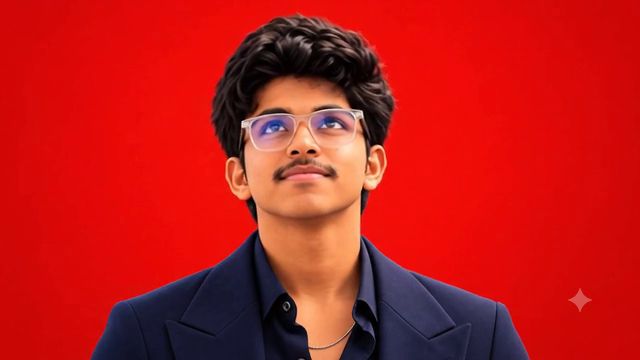
#> input picture frame 19 of public/character.mp4, 640 x 360 px
$ python preprocess_video.py
#> lines starting #> are read from the running program, lines starting #| are printed output that depends on the picture
import cv2
import os
import json
import math
import numpy as np
from PIL import Image

def preprocess():
    video_path = "public/character.mp4"
    output_dir = "public/compressed-frames"
    os.makedirs(output_dir, exist_ok=True)

    cap = cv2.VideoCapture(video_path)
    if not cap.isOpened():
        raise RuntimeError(f"Cannot open video at {video_path}")

    fps = cap.get(cv2.CAP_PROP_FPS)
    total_frames = int(cap.get(cv2.CAP_PROP_FRAME_COUNT))
    width = int(cap.get(cv2.CAP_PROP_FRAME_WIDTH))
    height = int(cap.get(cv2.CAP_PROP_FRAME_HEIGHT))
    duration = total_frames / fps if fps > 0 else 0

    print(f"Source Video: {width}x{height}, {fps} FPS, {total_frames} frames, {duration:.2f}s duration")

    frames = []
    bg_samples = []

    for i in range(total_frames):
        ret, frame = cap.read()
        if not ret:
            break
        frames.append(frame)
        # Sample border pixels (excluding bottom where suit is)
        h, w, _ = frame.shape
        bg_samples.append(frame[2, :])
        bg_samples.append(frame[:, 2])
        bg_samples.append(frame[:, w - 3])
#> this loop made 31 passes
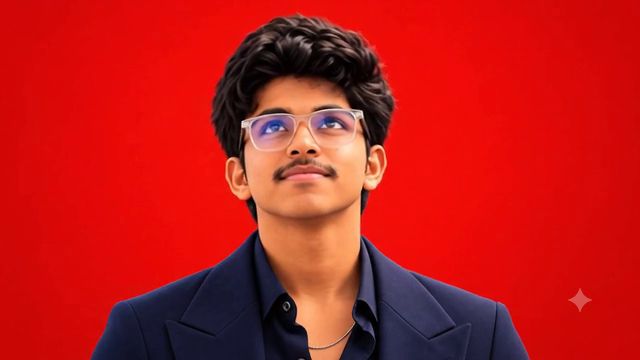
#> input picture frame 19 of public/character.mp4, 640 x 360 px
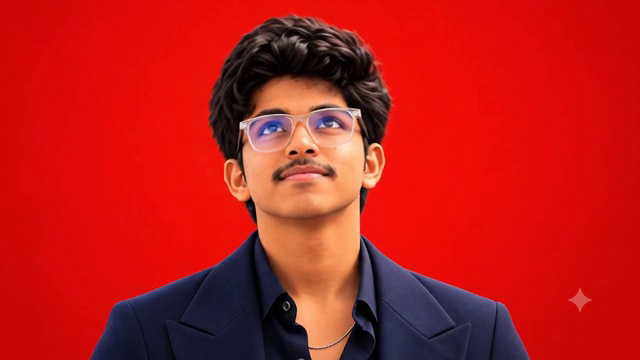
#> input picture frame 20 of public/character.mp4, 640 x 360 px
#> pass 3, in preprocess, `ret, frame = cap.read()`:
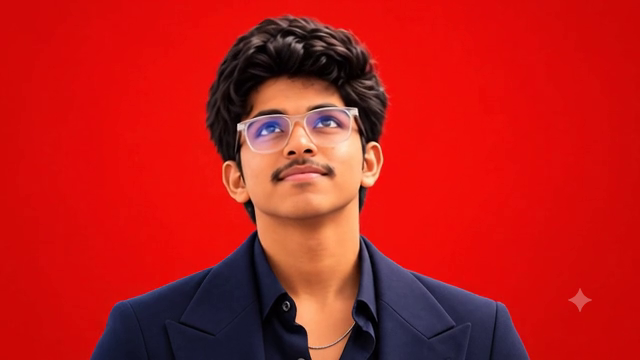
#> frame: shape (360, 640, 3); mean B, G, R 25.9, 28.2, 187.7
#> after the loop, bg_samples = 90 items; frames = 30 items

    cap.release()
    print(f"Read {len(frames)} frames from video.")

    # Calculate background color
    bg_samples = np.concatenate(bg_samples, axis=0) # BGR
    median_bgr = np.median(bg_samples, axis=0).astype(int)
    # Convert BGR to RGB
    bg_rgb = [int(median_bgr[2]), int(median_bgr[1]), int(median_bgr[0])]
    bg_hex = f"#{bg_rgb[0]:02x}{bg_rgb[1]:02x}{bg_rgb[2]:02x}"
    print(f"Calculated Background: RGB={bg_rgb}, Hex={bg_hex}")

    # Extract all frames as optimized WebP
    print("Exporting optimized WebP frames with seamless boundary...")
    frame_files = []
    total_bytes = 0

    target_bg_bgr = np.array([8, 9, 206], dtype=float) # BGR for #ce0908
    blend_w = 8
    w_line = np.linspace(0, 1, blend_w)

    for i, frame in enumerate(frames):
        filename = f"frame-{i:03d}.webp"
        filepath = os.path.join(output_dir, filename)

        f_copy = frame.copy()
        h, w, _ = f_copy.shape

        # Feather left and right edges
        for x in range(blend_w):
            factor = w_line[x]
            f_copy[:, x] = np.clip((1 - factor) * target_bg_bgr + factor * f_copy[:, x], 0, 255).astype(np.uint8)
            f_copy[:, w - 1 - x] = np.clip((1 - factor) * target_bg_bgr + factor * f_copy[:, w - 1 - x], 0, 255).astype(np.uint8)

        # Feather top edge
        for y in range(blend_w):
            factor = w_line[y]
            f_copy[y, :] = np.clip((1 - factor) * target_bg_bgr + factor * f_copy[y, :], 0, 255).astype(np.uint8)

        # Convert BGR to RGB
        rgb_frame = cv2.cvtColor(f_copy, cv2.COLOR_BGR2RGB)
        im = Image.fromarray(rgb_frame)

        # Save as optimized WebP
        im.save(filepath, "WEBP", quality=88, method=6)
        file_size = os.path.getsize(filepath)
        total_bytes += file_size
        frame_files.append(filename)

    # Save copy of center frame (using feathered frame-170)
    center_frame_idx = 170
    center_filename = "frame-center.webp"
    center_filepath = os.path.join(output_dir, center_filename)
    f_center = frames[center_frame_idx].copy()
    h, w, _ = f_center.shape
    for x in range(blend_w):
        factor = w_line[x]
        f_center[:, x] = np.clip((1 - factor) * target_bg_bgr + factor * f_center[:, x], 0, 255).astype(np.uint8)
        f_center[:, w - 1 - x] = np.clip((1 - factor) * target_bg_bgr + factor * f_center[:, w - 1 - x], 0, 255).astype(np.uint8)
    for y in range(blend_w):
        factor = w_line[y]
        f_center[y, :] = np.clip((1 - factor) * target_bg_bgr + factor * f_center[y, :], 0, 255).astype(np.uint8)

    rgb_center = cv2.cvtColor(f_center, cv2.COLOR_BGR2RGB)
    Image.fromarray(rgb_center).save(center_filepath, "WEBP", quality=90, method=6)

    avg_kb = (total_bytes / len(frames)) / 1024
    total_mb = total_bytes / (1024 * 1024)
    print(f"Exported {len(frames)} WebP frames. Total size: {total_mb:.2f} MB (Average: {avg_kb:.1f} KB/frame).")

    # Keypoints for angle interpolation
    # Format: [angle_in_radians, unwrapped_frame_index]
    keypoints = [
        [-math.pi, 136.0],        # Left
        [-3*math.pi/4, 152.0],    # Up-Left
        [-math.pi/2, 168.0],      # Up (164 + 4)
        [-math.pi/4, 194.0],      # Up-Right (164 + 30)
        [0.0, 222.0],             # Right (164 + 58)
        [math.pi/4, 246.0],       # Down-Right (164 + 82)
        [math.pi/2, 266.0],       # Down (164 + 102)
        [3*math.pi/4, 282.0],     # Down-Left (164 + 118)
        [math.pi, 300.0]          # Left (164 + 136)
    ]

    # Precompute a high-precision angle-to-frame table (720 entries, one for every 0.5 deg)
    table_size = 720
    angle_table = []
    for step in range(table_size):
        # Angle from -pi to +pi
        angle = -math.pi + (2.0 * math.pi * step) / table_size
        # Interpolate
        f_idx = 136
        for k in range(len(keypoints) - 1):
            a1, f1 = keypoints[k]
            a2, f2 = keypoints[k+1]
            if a1 <= angle <= a2:
                t = (angle - a1) / (a2 - a1)
                f_idx = int(round(f1 + t * (f2 - f1))) % 164
                break
        angle_table.append(f_idx)

    manifest = {
        "sourceVideo": "public/character.mp4",
        "dimensions": {
            "width": width,
            "height": height
        },
        "fps": fps,
        "totalVideoFrames": total_frames,
        "directionalFramesCount": 164,
        "centerFrameIndex": center_frame_idx,
        "centerFrameFile": center_filename,
        "backgroundColor": {
            "rgb": bg_rgb,
            "hex": bg_hex,
            "css": f"rgb({bg_rgb[0]}, {bg_rgb[1]}, {bg_rgb[2]})"
        },
        "keypoints": [
            {"name": "up", "angleDeg": -90, "angleRad": -math.pi/2, "frame": 4},
            {"name": "up-right", "angleDeg": -45, "angleRad": -math.pi/4, "frame": 30},
            {"name": "right", "angleDeg": 0, "angleRad": 0.0, "frame": 58},
            {"name": "down-right", "angleDeg": 45, "angleRad": math.pi/4, "frame": 82},
            {"name": "down", "angleDeg": 90, "angleRad": math.pi/2, "frame": 102},
            {"name": "down-left", "angleDeg": 135, "angleRad": 3*math.pi/4, "frame": 118},
            {"name": "left", "angleDeg": 180, "angleRad": math.pi, "frame": 136},
            {"name": "up-left", "angleDeg": -135, "angleRad": -3*math.pi/4, "frame": 152},
            {"name": "center", "angleDeg": None, "angleRad": None, "frame": 170}
        ],
        "keypointInterpolation": keypoints,
        "angleTable": angle_table,
        "deadzoneRadiusRatio": 0.12,
        "lerpAmount": 0.25
    }

    manifest_path = os.path.join(output_dir, "manifest.json")
    with open(manifest_path, "w") as f:
        json.dump(manifest, f, indent=2)

    print(f"Manifest written to {manifest_path}")

if __name__ == "__main__":
    preprocess()

$ run again, starting later in the video
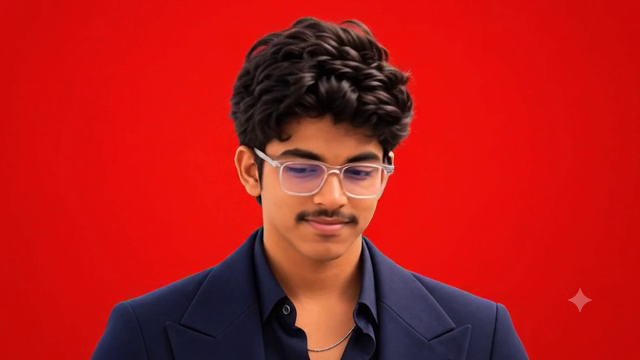
#> input picture frame 86 of public/character.mp4, 640 x 360 px
#> the loop in preprocess, `for i in range(total_frames):` made 31 passes
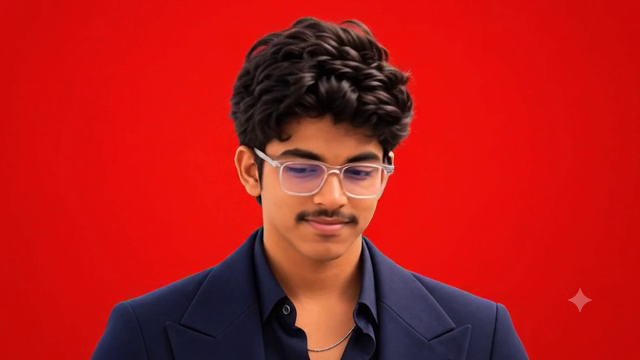
#> input picture frame 86 of public/character.mp4, 640 x 360 px
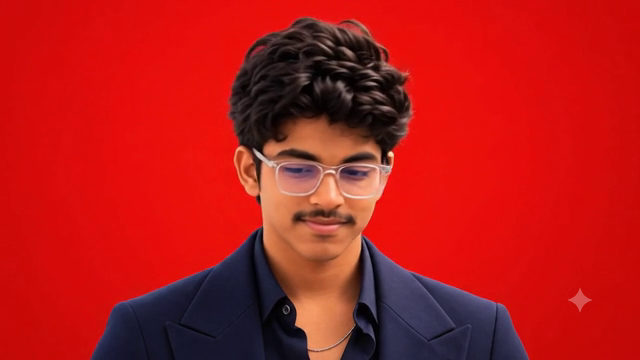
#> input picture frame 87 of public/character.mp4, 640 x 360 px
#> pass 3, in preprocess, `ret, frame = cap.read()`:
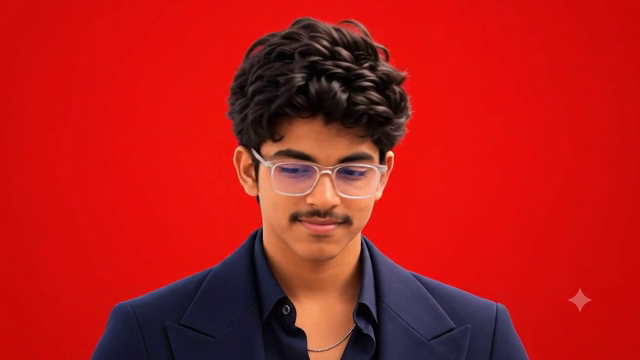
#> frame: shape (360, 640, 3); mean B, G, R 24.8, 26.5, 180.5
#> after the loop in preprocess, `for i in range(total_frames):`: bg_samples = 90 items; frames = 30 items

$ run again, starting later in the video
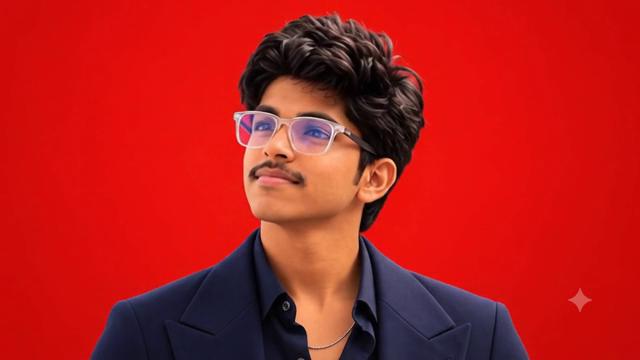
#> input picture frame 153 of public/character.mp4, 640 x 360 px
#> the loop in preprocess, `for i in range(total_frames):` made 31 passes
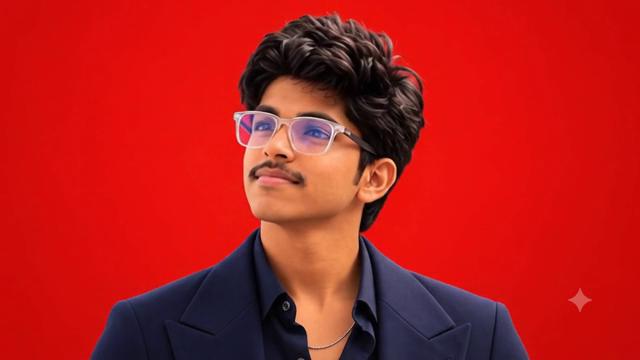
#> input picture frame 153 of public/character.mp4, 640 x 360 px
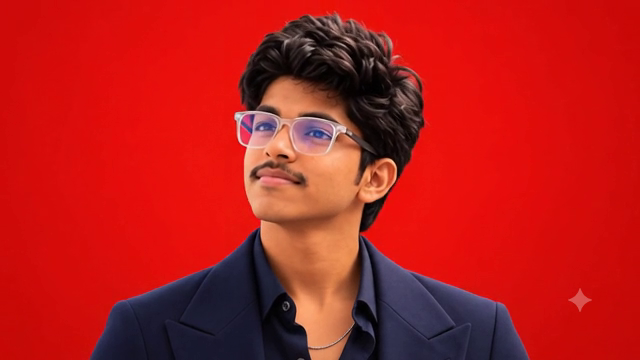
#> input picture frame 154 of public/character.mp4, 640 x 360 px
#> after the loop in preprocess, `for i in range(total_frames):`: bg_samples = 90 items; frames = 30 items
